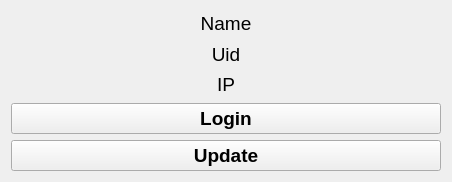
<?xml version="1.0" encoding="UTF-8"?>
<ui version="4.0">
 <class>Login_Facebook</class>
 <widget class="QWidget" name="Login_Facebook">
  <property name="geometry">
   <rect>
    <x>0</x>
    <y>0</y>
    <width>452</width>
    <height>182</height>
   </rect>
  </property>
  <property name="sizePolicy">
   <sizepolicy hsizetype="Fixed" vsizetype="Fixed">
    <horstretch>0</horstretch>
    <verstretch>0</verstretch>
   </sizepolicy>
  </property>
  <property name="windowTitle">
   <string>Login</string>
  </property>
  <layout class="QVBoxLayout" name="verticalLayout">
   <item>
    <widget class="QLabel" name="label_name">
     <property name="font">
      <font>
       <pointsize>14</pointsize>
      </font>
     </property>
     <property name="layoutDirection">
      <enum>Qt::LeftToRight</enum>
     </property>
     <property name="text">
      <string>Name</string>
     </property>
     <property name="alignment">
      <set>Qt::AlignCenter</set>
     </property>
    </widget>
   </item>
   <item>
    <widget class="QLabel" name="label_uid">
     <property name="font">
      <font>
       <pointsize>14</pointsize>
      </font>
     </property>
     <property name="layoutDirection">
      <enum>Qt::LeftToRight</enum>
     </property>
     <property name="text">
      <string>Uid</string>
     </property>
     <property name="alignment">
      <set>Qt::AlignCenter</set>
     </property>
    </widget>
   </item>
   <item>
    <widget class="QLabel" name="label_ip">
     <property name="font">
      <font>
       <pointsize>14</pointsize>
      </font>
     </property>
     <property name="layoutDirection">
      <enum>Qt::LeftToRight</enum>
     </property>
     <property name="text">
      <string>IP</string>
     </property>
     <property name="alignment">
      <set>Qt::AlignCenter</set>
     </property>
    </widget>
   </item>
   <item>
    <widget class="QPushButton" name="pushButton_login">
     <property name="font">
      <font>
       <pointsize>14</pointsize>
       <weight>75</weight>
       <bold>true</bold>
      </font>
     </property>
     <property name="text">
      <string>Login</string>
     </property>
    </widget>
   </item>
   <item>
    <widget class="QPushButton" name="pushButton_update">
     <property name="font">
      <font>
       <pointsize>14</pointsize>
       <weight>75</weight>
       <bold>true</bold>
      </font>
     </property>
     <property name="text">
      <string>Update</string>
     </property>
    </widget>
   </item>
  </layout>
 </widget>
 <resources/>
 <connections/>
</ui>
